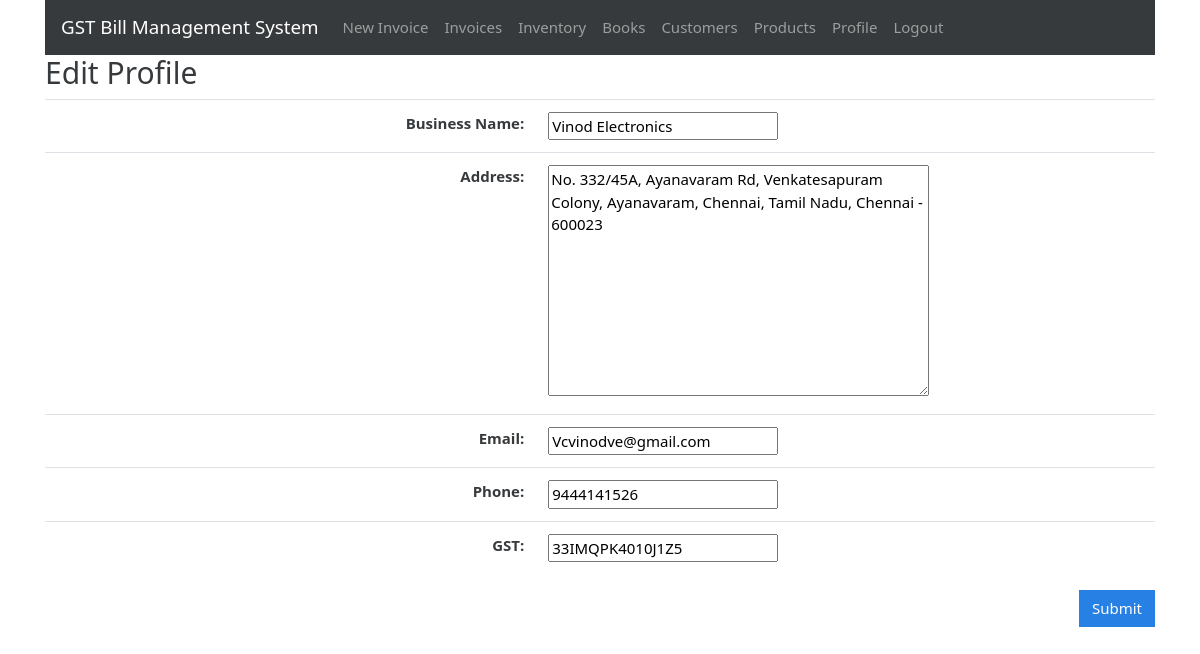
Page /profile/edit (signed in) on the committed database.
### gstbillingapp/models.py (models this page shows, shortened)
class UserProfile(models.Model):
    user = models.OneToOneField(User, on_delete=models.CASCADE)
    business_title = models.CharField(max_length=100, blank=True, null=True)
    business_address = models.TextField(max_length=400, blank=True, null=True)
    business_email = models.EmailField(blank=True, null=True)
    business_phone = models.CharField(max_length=10, blank=True, null=True)
    business_gst = models.CharField(max_length=15, blank=True, null=True)

### gstbillingapp/views.py (the view)
# urls.py: path('profile/edit', views.user_profile_edit, name='user_profile_edit'),
@login_required
def user_profile_edit(request):
    context = {}
    user_profile = get_object_or_404(UserProfile, user=request.user)
    context['user_profile_form'] = UserProfileForm(instance=user_profile)
    if request.method == "POST":
        user_profile_form = UserProfileForm(request.POST, instance=user_profile)
        user_profile_form.save()
        return redirect('user_profile')
    return render(request, 'gstbillingapp/user_profile_edit.html', context)

### gstbillingapp/forms.py
class UserProfileForm(ModelForm):
    def __init__(self, *args, **kwargs):
        super(UserProfileForm, self).__init__(*args, **kwargs)
        self.fields['business_title'].required = True
    class Meta:
        model = UserProfile
        fields = ['business_title', 'business_address', 'business_email', 'business_phone', 'business_gst']

### gstbillingapp/templates/gstbillingapp/user_profile_edit.html (shortened to what this page needs)
{% extends "gstbillingapp/base.html" %}
{% load static %}
{% block content %}
<h2>Edit Profile</h2>
<form method="POST">
	<table class="table">
		<tbody class="two-col-form">
			<tr>
				<th scope="row" class="text-right">Business Name:</th>
				<td class="form-input-td customer_search_area">{{user_profile_form.business_title}}</td>
			</tr>
			<tr>
				<th scope="row" class="text-right">Address:</th>
				<td class="form-input-td">{{user_profile_form.business_address}}</td>
			</tr>
			<tr>
				<th scope="row" class="text-right">Email:</th>
				<td class="form-input-td">{{user_profile_form.business_email}}</td>
			</tr>
			<tr>
				<th scope="row" class="text-right">Phone:</th>
				<td class="form-input-td">{{user_profile_form.business_phone}}</td>
			</tr>
			<tr>
				<th scope="row" class="text-right">GST:</th>
				<td class="form-input-td" pattern="([A-Za-z0-9]{15})|(^$)">{{user_profile_form.business_gst}}</td>
			</tr>
		</tbody>
	</table>
	<input type="submit" class="btn btn-primary float-right" value="Submit">
</form>
{% endblock %}

### gstbillingapp/static/gstbillingapp/main.css (style rules this page uses)
.two-col-form td, .two-col-form th { width: 25%; }

### rows in the picture
UserProfile: business_title "Vinod Electronics", business_address "No. 332/45A, Ayanavaram Rd, Venkatesapuram Colony, Ayanavaram, Chennai, Tamil Nadu, Chennai - 600023", business_email "Vcvinodve@gmail.com", business_phone "9444141526", business_gst "33IMQPK4010J1Z5"
